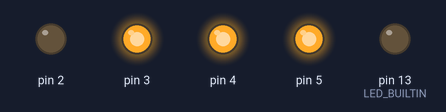
Simulated run of this sketch. Board: Arduino Uno, built with avr-gcc and run on an emulated ATmega328P. Parts: output pins drawn as LEDs (lit = HIGH). EEPROM starts erased; what the sketch prints to the serial monitor is not drawn.

Above: at 0.15 s.
At 1.25 s:
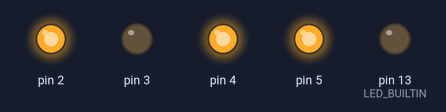
At 19.85 s:
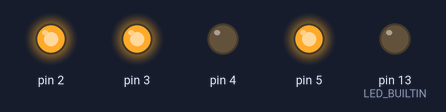
At 39.95 s:
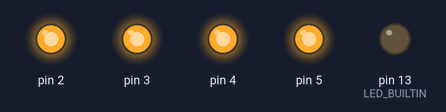
Timing chart, 0 to 40.0 s (numbered marks = the images above):
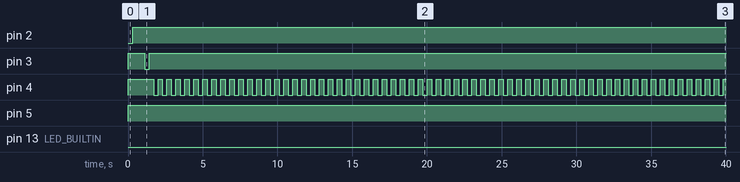

The sketch:

BDSP_Ramanas_shiny_hunting.ino
```cpp
/*
 * BDSP Ramanas Park shiny hunting
 * buttons needed
 * HOME X A UP
 * Latios 2022-05-28 - 10610 as of 8/2
 * Latias
*/

#include <EEPROM.h>
#include <Streaming.h>

const int T = 300;
int blinke = 0;
const int HOME = 2;
const int X = 3;
const int A = 4;
const int UP = 5;

void setup() {
  for (int i = 2; i <= 5; i++) { // Set all pins as outputs and 1
    pinMode(i, OUTPUT);
    digitalWrite(i, HIGH);
  }
  pinMode(LED_BUILTIN, OUTPUT);
  digitalWrite(LED_BUILTIN, LOW);

  Serial.begin(9600);
}

void loop() { // Start at battle so reset of the arduino will open home and restart game
  // Add 1 to the counter
  eewrite(eeread(0) + 1, 0);
  Serial << "Int: " << eeread(0) << " byte(0): " << EEPROM.read(0) << " byte(1): " << EEPROM.read(1) << endl;

  // Restart game
  button(HOME, T);
  delay(500);
  button(X, T);

  for (int i = 0; i <= (41000/T/2); i++){ // 40 sec to load
    button(A, T);
  }

  digitalWrite(LED_BUILTIN, HIGH);
  button(UP, T); // Engage

  for (int i = 0; i <= (9000/T/2); i++){ // animation
    button(A, T);
  }

  blinke = 1;
  for (int i = 0; i <= (9500/T/2); i++){ // blink and spam first move, waiting for reset
    button(A, T);
  }
  blinke = 0;
  digitalWrite(LED_BUILTIN, LOW);
}

void button(int btn, int timing) {
  digitalWrite(btn, LOW);
  if (blinke) digitalWrite(LED_BUILTIN, !digitalRead(LED_BUILTIN));
  delay(timing);
  digitalWrite(btn, HIGH);
  if (blinke) digitalWrite(LED_BUILTIN, !digitalRead(LED_BUILTIN));
  delay(timing);
}

void eewrite(unsigned int value, int address) {
  EEPROM.write(address, value & 0xFF);
  EEPROM.write(address + 1, value >> 8);
}

unsigned int eeread(int address) {
  return  (EEPROM.read(address + 1) << 8) + EEPROM.read(address);
}
```

Measured:
- by itself, pin 2: LOW → HIGH at 0.31 s
- by itself, pin 3: HIGH → LOW at 1.1 s, → HIGH 0.30 s later
- by itself, pin 4: alternates HIGH for 0.30 s and LOW for 0.30 s
